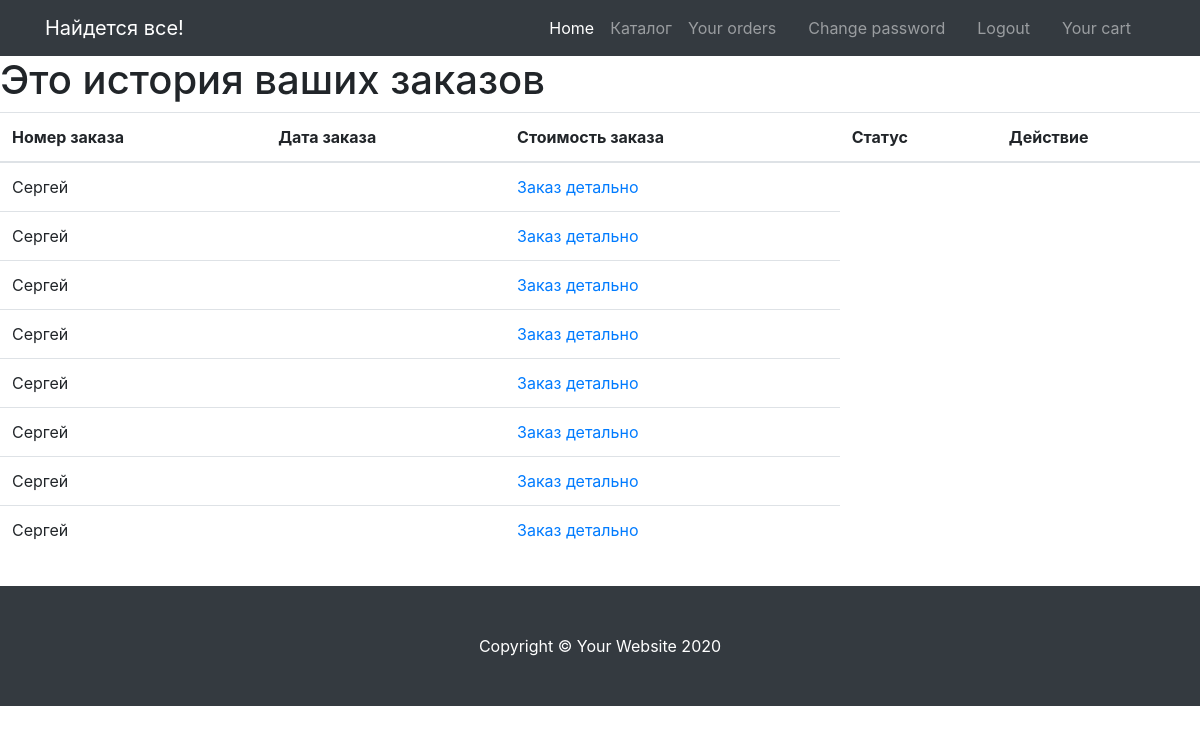
Page /orders/orders_history (signed in) on the committed database.
### app_orders/models.py (models this page shows, shortened)
class Order(models.Model):
    first_name=models.CharField(max_length=50, blank=True)
    last_name=models.CharField(max_length=50, blank=True)
    email=models.EmailField(blank=True)
    phone=models.CharField(max_length=10, blank=True)
    postal_code=models.CharField(max_length=50, blank=True)
    region=models.CharField(max_length=150, blank=True)
    city=models.CharField(max_length=50, blank=True)
    street=models.CharField(max_length=100, blank=True)
    building=models.CharField(max_length=50, blank=True)
    appartment=models.CharField(max_length=50, blank=True)

### app_orders/views.py (the view)
# urls.py: path('orders_history', views.orders_history, name='orders_history'),
def orders_history(request):#for authenticated users
    if request.user.is_authenticated: #checking if the user is authenticated
        email=str(request.user.email)
        order_details=Order.objects.filter(email=email)#filtering the users' orders by email
        user= User.objects.get(email=email)
        context= {
            'order_details': order_details,
            'user': user
        }
        return render(request, 'orders/orders_history.html', context)
    else:
        return redirect('login')

### templates/orders/orders_history.html (shortened to what this page needs)
{% extends 'base.html' %}
{% load static %}
{% block content %}
<body>
{% if user.is_authenticated %}
          <h1>Это история ваших заказов</h1>
          <table class='table table-stripped'>
            <thead>
              <tr>
                <th>Номер заказа</th>
                <th>Дата заказа</th>
                <th>Стоимость заказа</th>
                <th>Статус</th>
                <th>Действие</th>
              </tr>
            </thead>
            {% if order_details %}
            {% for order in order_details %}
            <tr>
              <td>{{order.first_name}}</td>
              <td></td>
              <td><a href="">Заказ детально</a></td>
            </tr>
            {% endfor %}
          </table>
          {% else %}
          <h1>У вас не было заказов</h1>
          {% endif %}
        {% endif %}
</body>
{% endblock %}

### pr_dir/static/css/shop-homepage.css (style rules this page uses)
body { padding-top: 56px; }

### rows in the picture
Order: first_name "Сергей"
Order: first_name "Сергей"
Order: first_name "Сергей"
Order: first_name "Сергей"
Order: first_name "Сергей"
Order: first_name "Сергей"
Order: first_name "Сергей"
Order: first_name "Сергей"
